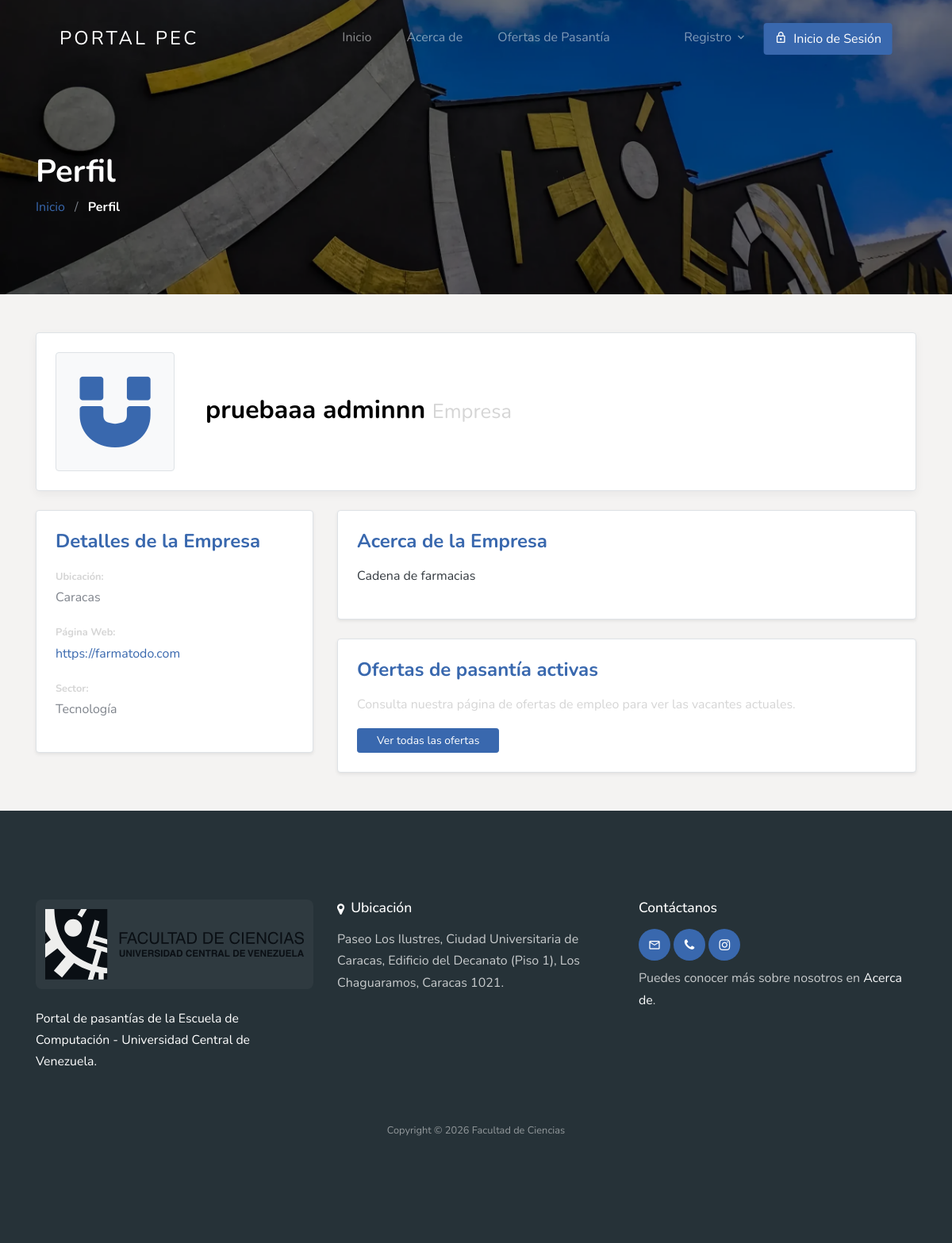
/employer/profile/view/1/, run on the app's committed database.
### apps/account/models/profiles.py (models this page shows, shortened)
class EmployerProfile(models.Model):
    user = models.OneToOneField(settings.AUTH_USER_MODEL, on_delete=models.CASCADE, related_name='employer_profile')
    company_website = models.URLField(blank=True)
    company_logo = models.ImageField(upload_to='logos/', blank=True)
    description = models.TextField(blank=True)
    privilegios = models.BooleanField(default=False)
    sector_empresa = models.CharField(max_length=50, choices=SECTOR_EMPRESA, blank=True, null=True)

### apps/account/models/user.py (models this page shows, shortened)
class User(AbstractUser):
    username = None
    email = models.EmailField(
        unique=True,
        blank=False,
        error_messages={
            'unique': "A user with that email already exists.",
        },
    )
    role = models.CharField(choices=ROLE, max_length=10)
    gender = models.CharField(choices=GENDER_TYPE, max_length=1)
    tipo_empresa = models.CharField(choices=TIPO_EMPRESA, max_length=20, blank=True, null=True)
    USERNAME_FIELD = "email"
    REQUIRED_FIELDS = []
    objects = CustomUserManager()

### apps/account/views/profile.py (the view)
# urls.py: path('employer/profile/view/<int:id>/', EmployerProfileView.as_view(), name='employer-profile'),
class EmployerProfileView(DetailView):
    model = EmployerProfile
    template_name = 'account/employer-profile.html'
    context_object_name = 'profile'
    def get_object(self, queryset=None):
        return get_object_or_404(EmployerProfile, user_id=self.kwargs.get('id'))

### template/account/employer-profile.html (shortened to what this page needs)
{% extends 'base.html' %}
{% load static %}
{% block content %}
{% include "account/profile-hero.html" with hero_breadcrumb="Perfil" %}
<div class="container py-5">
    {% include 'account/profile-header.html' with profile_type='employer' %}
    <div class="row">
        <div class="col-lg-4 mb-4">
            <div class="bg-white border rounded p-4 shadow-sm">
                <h4 class="font-weight-bold mb-3 text-primary">Detalles de la Empresa</h4>
                <div class="mb-3">
                    <span class="text-muted small font-weight-bold">Ubicación:</span>
                    <p class="mb-2">{{ profile.company_location|default:"Caracas" }}</p>
                </div>
                <div class="mb-3">
                    <span class="text-muted small font-weight-bold">Página Web:</span>
                    <p class="mb-2">
                        {% if profile.company_website %}
                        <a href="{{ profile.company_website }}" target="_blank" class="text-primary">{{ profile.company_website }}</a>
                        {% else %}
                        No especificada
                        {% endif %}
                    </p>
                </div>
                <div class="mb-3">
                    <span class="text-muted small font-weight-bold">Sector:</span>
                    <p class="mb-2">
                        {% if profile.sector_empresa %}
                            {{ profile.get_sector_empresa_display|default:profile.sector_empresa }}
                        {% else %}
                            No especificado
                        {% endif %}
                    </p>
                </div>
            </div>
        </div>
        <div class="col-lg-8">
            <div class="bg-white border rounded p-4 mb-4 shadow-sm">
                <h4 class="font-weight-bold mb-3 text-primary">Acerca de la Empresa</h4>
                <div class="text-dark">
                    {{ profile.description|linebreaks|default:"We are a growing company looking for the best talent." }}
                </div>
            </div>
            <div class="bg-white border rounded p-4 shadow-sm">
                <h4 class="font-weight-bold mb-3 text-primary">Ofertas de pasantía activas</h4>
                <div class="jobs-list">
                    <p class="text-muted italic">Consulta nuestra página de ofertas de empleo para ver las vacantes actuales.</p>
                    <a href="{% url 'jobapp:job-list' %}?user_id={{ profile.user.id }}" class="btn btn-sm btn-info px-4">Ver todas las ofertas</a>
                </div>
            </div>
        </div>
    </div>
</div>
{% endblock %}

### template/account/profile-header.html (shortened to what this page needs)
{% load static %}
<div class="profile-header-card bg-white border rounded p-4 mb-4">
    <div class="row align-items-center">
        <div class="col-auto">
            {% if profile_type == 'employee' %}
            <div class="profile-avatar">
                <div
                    class="profile-avatar-placeholder bg-primary text-white rounded-circle d-flex align-items-center justify-content-center font-weight-bold">
                    {{ profile.user.first_name|first }}{{ profile.user.last_name|first }}
                </div>
            </div>
            {% else %}
            <div class="company-logo-container">
                {% if profile.company_logo %}
                <img src="{{ profile.company_logo.url }}" alt="Logo de la empresa"
                    class="profile-company-logo img-fluid rounded border p-1">
                {% else %}
                <div
                    class="profile-logo-placeholder bg-light border rounded d-flex align-items-center justify-content-center">
                    <span class="icon-magnet text-primary"></span>
                </div>
                {% endif %}
            </div>
            {% endif %}
        </div>
        <div class="col pl-4">
            <h2 class="display-5 font-weight-bold mb-1">
                {% if profile_type == 'employee' %}
                {{ profile.user.get_full_name }}
                {% else %}
                {{ profile.user.first_name }} {{ profile.user.last_name }}
                {% if profile.user.tipo_empresa == 'dependencia' %}
                    <small class="text-muted text-capitalize">Dependencia</small>
                {% else %}
                    <small class="text-muted text-capitalize">Empresa</small>
                {% endif %}
                {% endif %}
            </h2>
        </div>
    </div>
</div>

### static/css/style.css (style rules this page uses)
body { font-weight: 400; font-size: 1rem; line-height: 1.7; position: relative; background-color: #F4F3F2; }
h1, h2, h3, h4 { color: #000; }
.text-muted { color: #d5d5d5 !important; }
.btn:after, .btn:before { display: none; }
.profile-logo-placeholder { width: 130px; height: 130px; }
.profile-logo-placeholder .icon-magnet { font-size: 4rem; }
.profile-header-card { box-shadow: 0 4px 12px rgba(0,0,0,0.05); }
.profile-logo-placeholder { width: 150px !important; height: 150px !important; }
.profile-logo-placeholder .icon-magnet { font-size: 6.5rem !important; }

### data on the page
EmployerProfile: user.first_name "pruebaaa", user.last_name "adminnn", company_website "https://farmatodo.com", sector_empresa "Tecnología", description "Cadena de farmacias"

### other printed values
{{ hero_title|default:"Perfil" }} "Perfil"
{{ hero_breadcrumb|default:"Perfil" }} "Perfil"
{{ profile.company_location|default:"Caracas" }} "Caracas"
